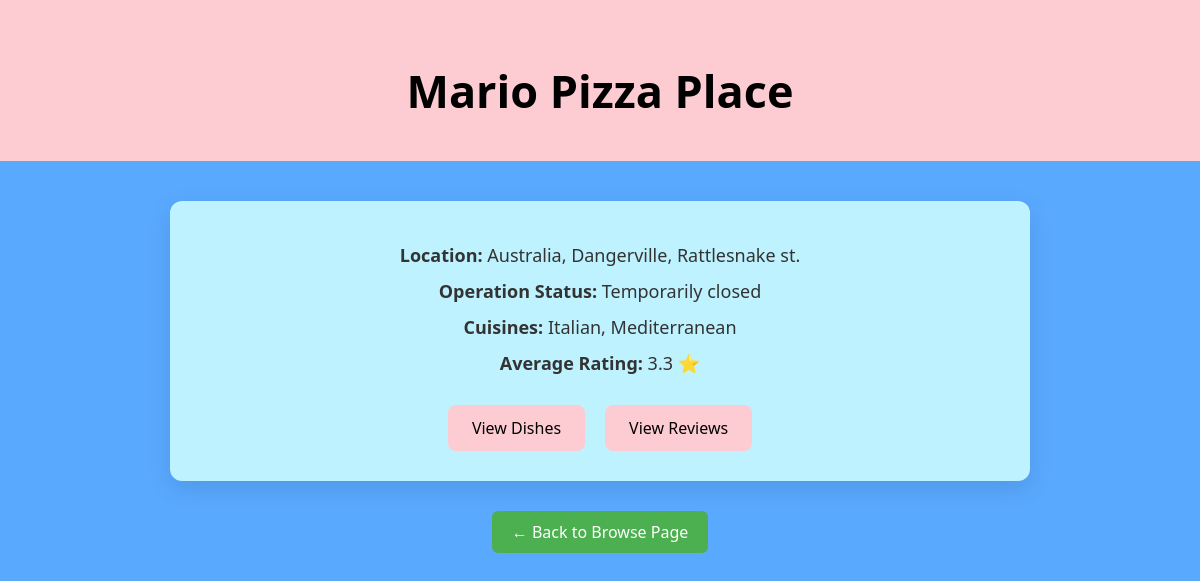
Page /restaurant.php?restaurantID=3 (signed in) on the committed database.
### tables this page shows
CREATE TABLE `Restaurant` (
  `restaurantID` int(11) NOT NULL,
  `name` varchar(100) NOT NULL,
  `location` varchar(100) DEFAULT NULL,
  `operationStatus` varchar(40) DEFAULT NULL
);

### public/restaurant.php (the view, shortened to what this page needs)
<?php
include '../includes/dbConn.php';
if (isset($_GET['restaurantID'])) {
    $restaurantID = $_GET['restaurantID'];
} else {
    echo "No restaurant ID provided.";
    exit();
}
$cuisineQuery = "
    SELECT c.name
    FROM Cuisine c
    JOIN RestaurantCuisine rc ON c.cuisineID = rc.cuisineID
    WHERE rc.restaurantID = ?
";
$cuisineStmt = $conn->prepare($cuisineQuery);
$cuisineStmt->bind_param("i", $restaurantID);
$cuisineStmt->execute();
$cuisineResult = $cuisineStmt->get_result();
$cuisines = [];
while ($cuisine = $cuisineResult->fetch_assoc()) {
    $cuisines[] = $cuisine['name'];
}
$query = "SELECT * FROM Restaurant WHERE restaurantID = ?";
$stmt = $conn->prepare($query);
$stmt->bind_param("i", $restaurantID);
$stmt->execute();
$result = $stmt->get_result();
$restaurant = $result->fetch_assoc();
$ratingQuery = "SELECT AVG(rating) AS average_rating FROM Reviews WHERE restaurantID = ?";
$ratingStmt = $conn->prepare($ratingQuery);
$ratingStmt->bind_param("i", $restaurantID);
$ratingStmt->execute();
$ratingResult = $ratingStmt->get_result();
$ratingData = $ratingResult->fetch_assoc();
$averageRating = $ratingData['average_rating'];
?>
<!DOCTYPE html>
<html lang="en">
<head>
</head>
<body>
<div class="header">
    <h1><?php echo htmlspecialchars($restaurant['name']); ?></h1>
</div>
<div class="container">
    <div class="restaurant-info">
        <p><span class="highlight">Location:</span> <?php echo htmlspecialchars($restaurant['location']); ?></p>
        <p><span class="highlight">Operation Status:</span> <?php echo htmlspecialchars($restaurant['operationStatus']); ?></p>
        <p><span class="highlight">Cuisines:</span>
            <?php echo implode(", ", $cuisines); ?>
        </p>
        <p><strong>Average Rating:</strong>
            <?php
            echo $averageRating !== null
                ? number_format($averageRating, 1) . " ⭐"
                : "Not Rated Yet ⭐";
            ?>
        </p>
    </div>
    <div class="btn-container">
        <a href="dishes.php?restaurantID=<?php echo $restaurant['restaurantID']; ?>" class="btn">View Dishes</a>
        <a href="review.php?restaurantID=<?php echo $restaurant['restaurantID']; ?>" class="btn">View Reviews</a>
    </div>
</div>
<div style="margin-top: 30px; text-align: center;">
    <a href="browse.php"
       style="padding: 10px 20px; background-color: rgb(76, 175, 80); color: white; text-decoration: none; border-radius: 6px;">
        ← Back to Browse Page
    </a>
</div>
</body>
</html>

### public/restaurant.php (style rules this page uses)
body { margin: 0; font-family: 'Segoe UI', Tahoma, Geneva, Verdana, sans-serif; background-color:rgb(89, 169, 255); color: #333; }
.header { background-color: rgb(253, 204, 211); color: black; padding: 30px 20px; position: relative; text-align: center; }
.header h1 { font-size: 45px; margin-bottom: 10px; }
.container { max-width: 800px; margin: 40px auto; background:rgb(190, 242, 255); padding: 30px; border-radius: 12px; box-shadow: 0 8px 24px rgba(0, 0, 0, 0.1); }
.restaurant-info { text-align: center; }
.restaurant-info p { font-size: 18px; margin: 12px 0; }
.highlight { color:rgb #b03a5b ; font-weight: bold; }
.btn-container { margin-top: 30px; display: flex; justify-content: center; gap: 20px; }
.btn { background-color: rgb(253, 204, 211); color: black; text-decoration: none; padding: 12px 24px; font-size: 16px; border-radius: 8px; transition: 0.3s; }

### rows in the picture
restaurant: name "Mario Pizza Place", location "Australia, Dangerville, Rattlesnake st.", operationStatus "Temporarily closed"

### other values in the picture
implode(", ", $cuisines) "Italian, Mediterranean"
$averageRating "3.3"
